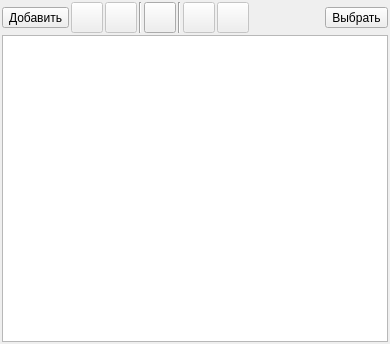
<?xml version="1.0" encoding="UTF-8"?>
<ui version="4.0">
 <class>FormOptionsGroups</class>
 <widget class="QWidget" name="FormOptionsGroups">
  <property name="geometry">
   <rect>
    <x>0</x>
    <y>0</y>
    <width>390</width>
    <height>344</height>
   </rect>
  </property>
  <property name="windowTitle">
   <string>Form</string>
  </property>
  <layout class="QVBoxLayout" name="verticalLayout">
   <property name="spacing">
    <number>2</number>
   </property>
   <property name="leftMargin">
    <number>2</number>
   </property>
   <property name="topMargin">
    <number>2</number>
   </property>
   <property name="rightMargin">
    <number>2</number>
   </property>
   <property name="bottomMargin">
    <number>2</number>
   </property>
   <item>
    <layout class="QHBoxLayout" name="horizontalLayout">
     <property name="spacing">
      <number>2</number>
     </property>
     <item>
      <widget class="QToolButton" name="toolButtonAddGroup">
       <property name="toolTip">
        <string>Добавить группу для параметров</string>
       </property>
       <property name="text">
        <string>Добавить</string>
       </property>
       <property name="icon">
        <iconset resource="../../res.qrc">
         <normaloff>:/32/icons/32x32/add.png</normaloff>:/32/icons/32x32/add.png</iconset>
       </property>
       <property name="iconSize">
        <size>
         <width>24</width>
         <height>24</height>
        </size>
       </property>
       <property name="toolButtonStyle">
        <enum>Qt::ToolButtonTextBesideIcon</enum>
       </property>
      </widget>
     </item>
     <item>
      <widget class="QToolButton" name="toolButtonEditGroup">
       <property name="enabled">
        <bool>false</bool>
       </property>
       <property name="toolTip">
        <string>Редактировать группу параметров</string>
       </property>
       <property name="icon">
        <iconset resource="../../res.qrc">
         <normaloff>:/32/icons/32x32/edit.png</normaloff>:/32/icons/32x32/edit.png</iconset>
       </property>
       <property name="iconSize">
        <size>
         <width>24</width>
         <height>24</height>
        </size>
       </property>
      </widget>
     </item>
     <item>
      <widget class="QToolButton" name="toolButtonDelGroup">
       <property name="enabled">
        <bool>false</bool>
       </property>
       <property name="toolTip">
        <string>Удалить выбранные группы</string>
       </property>
       <property name="icon">
        <iconset resource="../../res.qrc">
         <normaloff>:/32/icons/32x32/delete.png</normaloff>:/32/icons/32x32/delete.png</iconset>
       </property>
       <property name="iconSize">
        <size>
         <width>24</width>
         <height>24</height>
        </size>
       </property>
      </widget>
     </item>
     <item>
      <widget class="Line" name="line">
       <property name="orientation">
        <enum>Qt::Vertical</enum>
       </property>
      </widget>
     </item>
     <item>
      <widget class="QToolButton" name="toolButtonRefresh">
       <property name="enabled">
        <bool>true</bool>
       </property>
       <property name="toolTip">
        <string>Обновить список групп параметров</string>
       </property>
       <property name="icon">
        <iconset resource="../../res.qrc">
         <normaloff>:/32/icons/32x32/refresh.png</normaloff>:/32/icons/32x32/refresh.png</iconset>
       </property>
       <property name="iconSize">
        <size>
         <width>24</width>
         <height>24</height>
        </size>
       </property>
      </widget>
     </item>
     <item>
      <widget class="Line" name="lineRefresh">
       <property name="orientation">
        <enum>Qt::Vertical</enum>
       </property>
      </widget>
     </item>
     <item>
      <widget class="QToolButton" name="toolButtonGroupUp">
       <property name="enabled">
        <bool>false</bool>
       </property>
       <property name="maximumSize">
        <size>
         <width>16777215</width>
         <height>16777215</height>
        </size>
       </property>
       <property name="toolTip">
        <string>Переместить группу выше</string>
       </property>
       <property name="icon">
        <iconset resource="../../res.qrc">
         <normaloff>:/32/icons/32x32/up.png</normaloff>:/32/icons/32x32/up.png</iconset>
       </property>
       <property name="iconSize">
        <size>
         <width>24</width>
         <height>24</height>
        </size>
       </property>
      </widget>
     </item>
     <item>
      <widget class="QToolButton" name="toolButtonGroupDown">
       <property name="enabled">
        <bool>false</bool>
       </property>
       <property name="toolTip">
        <string>Переместить группу ниже </string>
       </property>
       <property name="icon">
        <iconset resource="../../res.qrc">
         <normaloff>:/32/icons/32x32/down.png</normaloff>:/32/icons/32x32/down.png</iconset>
       </property>
       <property name="iconSize">
        <size>
         <width>24</width>
         <height>24</height>
        </size>
       </property>
      </widget>
     </item>
     <item>
      <spacer name="horizontalSpacer">
       <property name="orientation">
        <enum>Qt::Horizontal</enum>
       </property>
       <property name="sizeHint" stdset="0">
        <size>
         <width>18</width>
         <height>20</height>
        </size>
       </property>
      </spacer>
     </item>
     <item>
      <widget class="QToolButton" name="toolButtonSelect">
       <property name="toolTip">
        <string>Добавить группу для параметров</string>
       </property>
       <property name="text">
        <string>Выбрать</string>
       </property>
       <property name="icon">
        <iconset resource="../../res.qrc">
         <normaloff>:/64/icons/64x64/select.png</normaloff>:/64/icons/64x64/select.png</iconset>
       </property>
       <property name="iconSize">
        <size>
         <width>24</width>
         <height>24</height>
        </size>
       </property>
       <property name="toolButtonStyle">
        <enum>Qt::ToolButtonTextBesideIcon</enum>
       </property>
      </widget>
     </item>
    </layout>
   </item>
   <item>
    <widget class="QTreeView" name="treeViewGroups">
     <property name="rootIsDecorated">
      <bool>false</bool>
     </property>
    </widget>
   </item>
  </layout>
 </widget>
 <resources>
  <include location="../../res.qrc"/>
 </resources>
 <connections/>
</ui>
